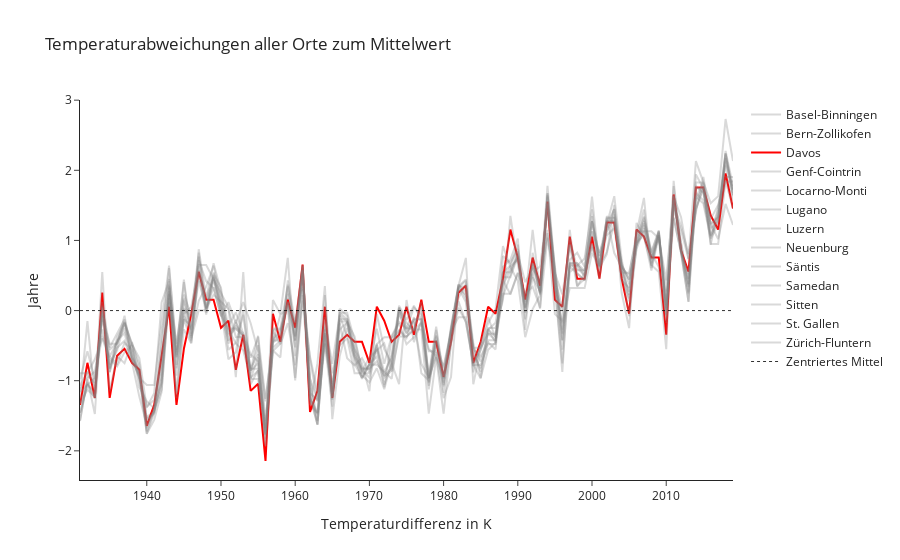

Notebook source saved alongside this figure:
### Code cell
def lineplot_swiss_temp(data):
    data = data.copy()
    
    for column in data.columns:
        data[column] = data[column] - data[column].mean()
        
    fig = go.Figure()
    for column in data.columns:
        if column != 'Davos':
            fig.add_trace(go.Scatter(x=data.index,
                                     y=data[column], 
                                     name=column,
                                     line=dict(color='grey'),
                                     opacity=0.3)
                         )
        else:
            fig.add_trace(go.Scatter(x=data.index,
                                     y=data[column],
                                     name=column, 
                                     line=dict(color='red',
                                               width=2)
                                    )
                         )
    fig.add_trace(go.Scatter(x=data.index,
                             y=[0 for i in range(data.shape[0])],
                             name='Zentriertes Mittel',
                             line=dict(color='black', 
                                       dash='dot',
                                       width=1),
                             opacity=0.8)
                  
                 )
    
    fig.update_layout(template='simple_white',
                      title='Temperaturabweichungen aller Orte zum Mittelwert',
                      xaxis_title='Temperaturdifferenz in K',
                      yaxis_title='Jahre')
    fig.show()
    
    
lineplot_swiss_temp(swiss_temp)
